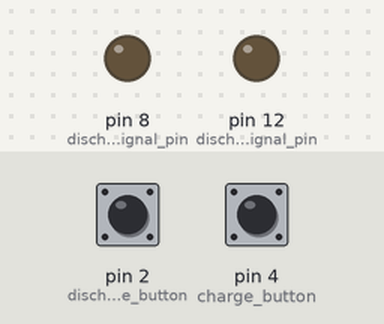
Recording of a sketch running on a simulated Arduino Uno, built with avr-gcc and run on an emulated ATmega328P. Shown: output pins drawn as LEDs (lit = HIGH). Inputs (shaded band) come from the test bench; at power-on: pin 2 (discharge_button) LOW, pin 4 (charge_button) LOW. What the sketch prints to the serial monitor is not drawn.

Above: at 1.2 s.
1.3 s: pin 2 (discharge_button) pulled HIGH for 0.15 s
At 1.48 s:
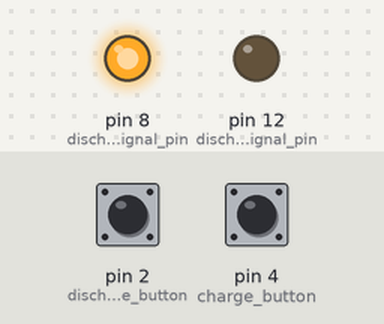
At 1.98 s:
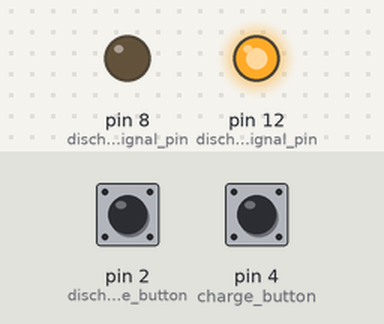
Timing chart, 0 to 4.3 s (numbered marks = the images above; inputs shaded):
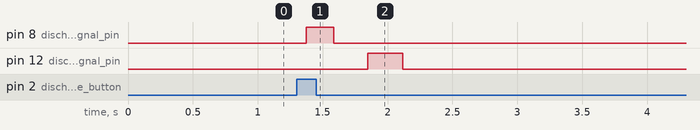

Measured:
- after the input at 1.3 s, pin 8 (discharge1_signal_pin): LOW → HIGH after 0.07 s, → LOW 0.21 s later; pin 12 (discharge2_signal_pin): LOW → HIGH after 0.55 s, → LOW 0.27 s later

The sketch:

Charge-Discharge-CapacitorBank.ino
```cpp
#include <stdio.h>

class Button {          //class for defining button pins with debounce built in
    const byte pin;
    int reading;
    unsigned long buttonDownMS;
    int DebounceDelay;
  public:
    int state;
    Button(byte attachTo) :
      pin(attachTo)
    {
    }


    void setup() {
      pinMode(pin, INPUT);
      state = LOW;
      reading = LOW;
      buttonDownMS = millis();
      DebounceDelay = 50;
    }

    void loop() {

      int prevReading = reading;
      reading = digitalRead(pin);

      if (prevReading != reading) {
        if(millis()- buttonDownMS < DebounceDelay){
          state=reading;}
        buttonDownMS = millis();
      }
      else if (prevReading == reading) {
        if (millis() - buttonDownMS < DebounceDelay) {
          if(reading != state){
            state = reading;
            buttonDownMS = millis();
          }
        }
      }
    }
};

//define pins
Button charge_button(4);
Button discharge_button(2);
int charge_signal_pin = 7;
int discharge1_signal_pin = 8;
int discharge2_signal_pin = 12;
unsigned int potentiometer = A0;

//potentiometer value
int pot = 10;
//other constants
unsigned long discharge_start_us = 0;
unsigned long discharge_time1;  //when discharge is engaged, this value is calculated to be dt1c*pot
unsigned long dt1c = 500;     //discharge_time1 constant
unsigned long discharge_time2;  //when discharge is engaged, this value is calculated to be dt2c*pot
unsigned long dt2c = 500;     //discharge_time2 constant
unsigned long discharge_delay;  //amount of time between coil 1 and coil 2 turn on
unsigned long dd = 500;       //


//state variables
int charge_signal;
int previous_charge_button_state;
int prev_discharge_state;
int discharge1_signal;
int discharge2_signal;
bool discharge_engaged;

int i = 0;   //for sprintf buffer

void setup() {
  Serial.begin(9600); //temporary serial input for debugging;
  charge_button.setup();
  discharge_button.setup();
  pinMode(potentiometer, INPUT);
  pinMode(charge_signal, OUTPUT);
  pinMode(discharge1_signal_pin, OUTPUT);
  pinMode(discharge2_signal_pin, OUTPUT);
  charge_signal = LOW;
  previous_charge_button_state = LOW;
  prev_discharge_state=LOW;
  discharge1_signal = LOW;
  discharge2_signal = LOW;
  discharge_engaged = false;
  digitalWrite(charge_signal_pin, charge_signal);
  digitalWrite(discharge1_signal_pin, LOW);
  digitalWrite(discharge2_signal_pin, LOW);
}

void loop() {

  //button loops read and debounce current button state
  charge_button.loop();
  discharge_button.loop();

  //modify charge_signal based on charge_button (charge button acts as flip flop)
  if(charge_button.state == HIGH && previous_charge_button_state == LOW){
    charge_signal = !charge_signal;
  }
  previous_charge_button_state = charge_button.state;

  //Check if discharge button is pushed to engage discharge sequence
  if(discharge_button.state == HIGH && prev_discharge_state == LOW && !discharge_engaged){
    discharge_engaged = true;
    pot = analogRead(potentiometer);
    discharge_start_us = micros();
    discharge_time1 = pot*dt1c;
    discharge_time2 = pot*dt2c;
    discharge_delay = pot*dd;
    char buffer [128];
    i=sprintf (buffer, "discharge start: %lu\npotentiometer: %d\ndischarge time 1: %lu\ndischarge time 2: %lu\ndischarge delay: %lu\n",discharge_start_us,pot,discharge_time1,discharge_time2,discharge_delay);
    for(int l= 0; l<=i; l++)
    Serial.print(buffer[l]);
  }
  prev_discharge_state = discharge_button.state;

  //Discharge sequence [set discharge signals in sequence]
  if (discharge_engaged){
    unsigned long current_time = micros();
    Serial.print(current_time-discharge_start_us);


    if((current_time-discharge_start_us) < discharge_time1){  //if coil 1 discharge time has not passed since discharge start
      discharge1_signal = HIGH;                           //discharge coil 1
      /*char buffer [50];
      i=sprintf (buffer, "current time: %lu  ON 1\n",current_time);
      for(int l= 0; l<=i; l++)
      Serial.print(buffer[l]);*/
      Serial.println("   Box 1");
    }
    else if(current_time-discharge_start_us > discharge_time1){      //if coil 1 discharge time has expired
      discharge1_signal = LOW;                              //turn off coil 1 discharge
     /*  char buffer [50];
      i=sprintf (buffer, "current time: %lu  OFF 1\n",current_time);
      for(int l= 0; l<=i; l++)
      Serial.print(buffer[l]);*/
      Serial.println("   Box 2");
    }
    if(discharge_delay < (current_time - (discharge_start_us + discharge_time1)) && (current_time - (discharge_start_us + discharge_time1 + discharge_delay)) < discharge_time2){
      discharge2_signal = HIGH;                             //turn on coil 2 discharge
      /*char buffer [50];
      i=sprintf (buffer, "current time: %lu  ON 2\n",current_time);
      for(int l= 0; l<=i; l++)
      Serial.print(buffer[l]);*/
      Serial.println("   Box 3");
    }
    else if((current_time-discharge_start_us) >= (discharge_delay + discharge_time1 + discharge_time2)){  //discharge time expired for all coils
      discharge1_signal = LOW;  //turn off coil 1
      discharge2_signal = LOW;  //turn off coil 2
      discharge_engaged = false; //disengage discharge
      Serial.println("   Box 4");
      /*char buffer [50];
      i=sprintf (buffer, "current time: %lu  OFF 2\n",current_time);
      for(int l= 0; l<=i; l++)
      Serial.print(buffer[l]);*/
    }
  }

  //This section writes the signal states out to their respective signal pins
  digitalWrite(charge_signal_pin, charge_signal);
  digitalWrite(discharge1_signal_pin, discharge1_signal);
  digitalWrite(discharge2_signal_pin, discharge2_signal);

}


void capacitor_voltage_monitor(){

}
```
